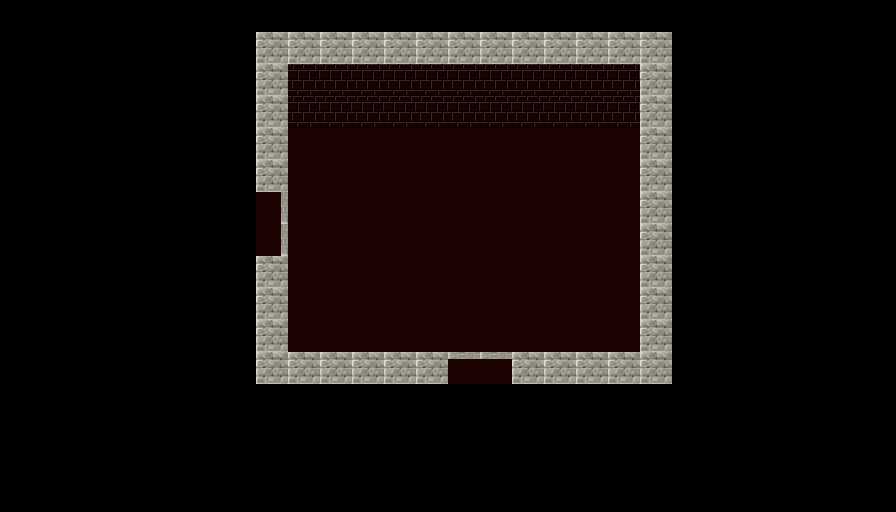

Tiled map render using the project's own tile images. Description and the whole map definition, tile-layer contents included, below:
An orthogonal 28x16 tile map with 32x32 px tiles, 2 tile layers (Capa de Patrones 1, Capa de patrones 2) and 4 objects.

<map version="1.0" orientation="orthogonal" renderorder="left-up" width="28" height="16" tilewidth="32" tileheight="32" nextobjectid="5">
 <tileset firstgid="1" name="1" tilewidth="32" tileheight="32" tilecount="100" columns="10">
  <image source="../Storm_Bullets_Beta/recursos/imagenes/hojasTexturas/1.png" width="320" height="320" />
 </tileset>
 <layer name="Capa de Patrones 1" width="28" height="16">
  <data encoding="csv">
0,0,0,0,0,0,0,0,0,0,0,0,0,0,0,0,0,0,0,0,0,0,0,0,0,0,0,0,
0,0,0,0,0,0,0,0,2,2,2,2,2,2,2,2,2,2,2,2,2,0,0,0,0,0,0,0,
0,0,0,0,0,0,0,0,2,3,3,3,3,3,3,3,3,3,3,3,2,0,0,0,0,0,0,0,
0,0,0,0,0,0,0,0,2,3,3,3,3,3,3,3,3,3,3,3,2,0,0,0,0,0,0,0,
0,0,0,0,0,0,0,0,2,1,1,1,1,1,1,1,1,1,1,1,2,0,0,0,0,0,0,0,
0,0,0,0,0,0,0,0,2,1,1,1,1,1,1,1,1,1,1,1,2,0,0,0,0,0,0,0,
0,0,0,0,0,0,0,0,1,1,1,1,1,1,1,1,1,1,1,1,2,0,0,0,0,0,0,0,
0,0,0,0,0,0,0,0,1,1,1,1,1,1,1,1,1,1,1,1,2,0,0,0,0,0,0,0,
0,0,0,0,0,0,0,0,2,1,1,1,1,1,1,1,1,1,1,1,2,0,0,0,0,0,0,0,
0,0,0,0,0,0,0,0,2,1,1,1,1,1,1,1,1,1,1,1,2,0,0,0,0,0,0,0,
0,0,0,0,0,0,0,0,2,1,1,1,1,1,1,1,1,1,1,1,2,0,0,0,0,0,0,0,
0,0,0,0,0,0,0,0,2,2,2,2,2,2,1,1,2,2,2,2,2,0,0,0,0,0,0,0,
0,0,0,0,0,0,0,0,0,0,0,0,0,0,0,0,0,0,0,0,0,0,0,0,0,0,0,0,
0,0,0,0,0,0,0,0,0,0,0,0,0,0,0,0,0,0,0,0,0,0,0,0,0,0,0,0,
0,0,0,0,0,0,0,0,0,0,0,0,0,0,0,0,0,0,0,0,0,0,0,0,0,0,0,0,
0,0,0,0,0,0,0,0,0,0,0,0,0,0,0,0,0,0,0,0,0,0,0,0,0,0,0,0
</data>
 </layer>
 <layer name="Capa de patrones 2" width="28" height="16">
  <data encoding="csv">
0,0,0,0,0,0,0,0,0,0,0,0,0,0,0,0,0,0,0,0,0,0,0,0,0,0,0,0,
0,0,0,0,0,0,0,0,0,0,0,0,0,0,0,0,0,0,0,0,0,0,0,0,0,0,0,0,
0,0,0,0,0,0,0,0,0,0,0,0,0,0,0,0,0,0,0,0,0,0,0,0,0,0,0,0,
0,0,0,0,0,0,0,0,0,0,0,0,0,0,0,0,0,0,0,0,0,0,0,0,0,0,0,0,
0,0,0,0,0,0,0,0,0,0,0,0,0,0,0,0,0,0,0,0,0,0,0,0,0,0,0,0,
0,0,0,0,0,0,0,0,0,0,0,0,0,0,0,0,0,0,0,0,0,0,0,0,0,0,0,0,
0,0,0,0,0,0,0,0,10,0,0,0,0,0,0,0,0,0,0,0,0,0,0,0,0,0,0,0,
0,0,0,0,0,0,0,0,10,0,0,0,0,0,0,0,0,0,0,0,0,0,0,0,0,0,0,0,
0,0,0,0,0,0,0,0,0,0,0,0,0,0,0,0,0,0,0,0,0,0,0,0,0,0,0,0,
0,0,0,0,0,0,0,0,0,0,0,0,0,0,0,0,0,0,0,0,0,0,0,0,0,0,0,0,
0,0,0,0,0,0,0,0,0,0,0,0,0,0,0,0,0,0,0,0,0,0,0,0,0,0,0,0,
0,0,0,0,0,0,0,0,0,0,0,0,0,0,9,9,0,0,0,0,0,0,0,0,0,0,0,0,
0,0,0,0,0,0,0,0,0,0,0,0,0,0,0,0,0,0,0,0,0,0,0,0,0,0,0,0,
0,0,0,0,0,0,0,0,0,0,0,0,0,0,0,0,0,0,0,0,0,0,0,0,0,0,0,0,
0,0,0,0,0,0,0,0,0,0,0,0,0,0,0,0,0,0,0,0,0,0,0,0,0,0,0,0,
0,0,0,0,0,0,0,0,0,0,0,0,0,0,0,0,0,0,0,0,0,0,0,0,0,0,0,0
</data>
 </layer>
 <objectgroup color="#aa0000" name="Capa de Objetos 1">
  <object id="1" x="256" y="32" width="416" height="95" />
  <object id="2" x="256" y="127.5" width="31.5" height="256.5" />
  <object id="3" x="289" y="352" width="382.5" height="32" />
  <object id="4" x="640" y="128" width="32.5" height="223" />
 </objectgroup>
</map>
